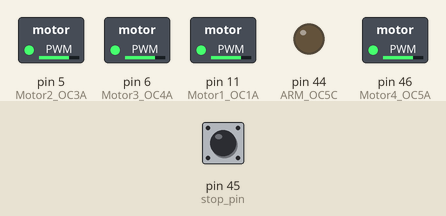
The sketch below on a simulated Arduino Mega 2560, built with avr-gcc and run on an emulated ATmega2560. Shown: switched loads named in the sketch (green lamp = pin HIGH), output pins drawn as LEDs (lit = HIGH). Dashed ring = blinking. Inputs (shaded band) come from the test bench; at power-on: pin 45 (stop_pin) HIGH. What the sketch prints to the serial monitor is not drawn.

Above: at 1.2 s.
1.3 s: pin 45 (stop_pin) pulled LOW for 0.15 s
At 2.5 s:
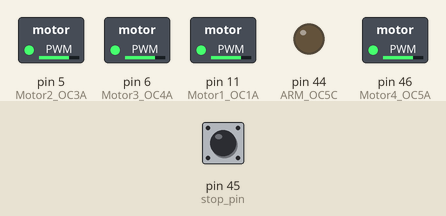
4.4 s: pin 45 (stop_pin) pulled LOW for 1 s
At 5.2 s:
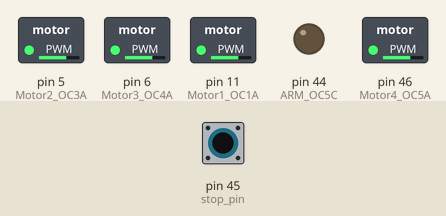
8.4 s: pin 45 (stop_pin) pulled LOW for 1 s
At 9.2 s:
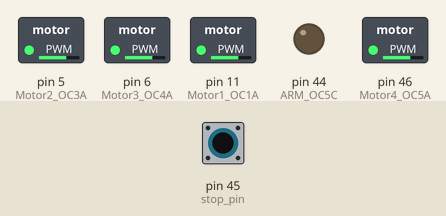
12.4 s: pin 45 (stop_pin) pulsed LOW 2 times (0.12 s each, 0.3 s apart)
At 12.61 s:
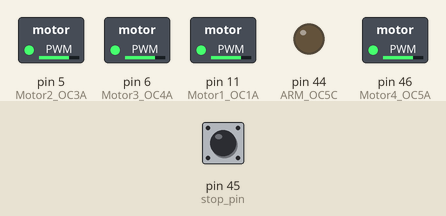
16.0 s: pin 45 (stop_pin) pulsed LOW 2 times (0.12 s each, 0.3 s apart)
At 17.7 s:
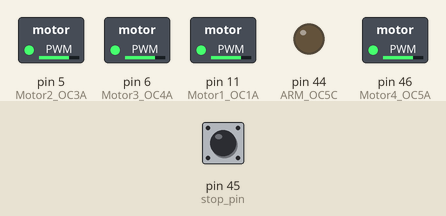
Timing chart, 0 to 19.2 s (numbered marks = the images above; inputs shaded):
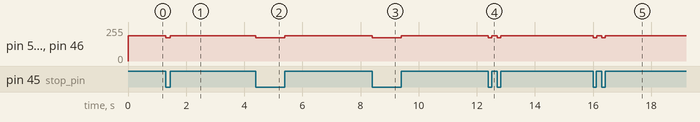

The sketch:

warmanspark.ino
```cpp
const unsigned int forwardDuty = 26368;
const unsigned int backDuty = 21888;
const unsigned int stallDuty = 24000;

int stop_pin = 45;

void setup() {
  // put your setup code here, to run once:
  Serial.begin(115200);

  pinMode(45, INPUT);

  pinMode(11, OUTPUT); //Motor1 OC1A
  output_compare_setup_motor1();

  pinMode(5, OUTPUT); // Motor2 OC3A
  output_compare_setup_motor2();

  pinMode(6, OUTPUT); // Motor3 OC4A
  output_compare_setup_motor3();

  pinMode(46, OUTPUT); // Motor4 OC5A
  output_compare_setup_motor4();

  pinMode(44, OUTPUT); // ARM OC5C
  output_compare_setup_arm();

}

void loop() {
//  forwards();
//  backwards();
//  left();
//  rotate_clockwise();
//  rotate_anticlockwise();
//  arm_clockwise();
//  arm_anticlockwise();

  if(!digitalRead(45)) {
    rotate_clockwise();
  } else {
    stall();
    Serial.println("stalled");
  }

}


void forwards() {
  setMotor1(backDuty);
  setMotor2(forwardDuty);
  setMotor3(backDuty);
  setMotor4(forwardDuty);
}

void backwards() {
  setMotor1(forwardDuty);
  setMotor2(backDuty);
  setMotor3(forwardDuty);
  setMotor4(backDuty);
}

void left() {
  setMotor1(forwardDuty);
  setMotor2(forwardDuty);
  setMotor3(backDuty);
  setMotor4(backDuty);
}

void rotate_clockwise() {
  setMotor1(backDuty);
  setMotor2(backDuty);
  setMotor3(backDuty);
  setMotor4(backDuty);
}

void rotate_anticlockwise() {
  setMotor1(forwardDuty);
  setMotor2(forwardDuty);
  setMotor3(forwardDuty);
  setMotor4(forwardDuty);
}

void rotate_180(int rotate_time) {
  for (int i = 0; i < rotate_time; i++) {
    setMotor1(forwardDuty);
    setMotor2(forwardDuty);
    setMotor3(forwardDuty);
    setMotor4(forwardDuty);
  }
}

void stall() {
  setMotor1(stallDuty);
  setMotor2(stallDuty);
  setMotor3(stallDuty);
  setMotor4(stallDuty);
}

void arm_clockwise() {
  engageArm(); // Drive motors all stopped, PIN 44 OC5C connected
  setMotorArm(3038);
}

void arm_anticlockwise() {
  engageArm();
  setMotorArm(2958);
}

void setMotor1(unsigned int duty) {
  OCR1A = duty;
}

void setMotor2(unsigned int duty) {
  OCR3A = duty;
}

void setMotor3(unsigned int duty) {
  OCR4A = duty;
}

void setMotor4(unsigned int duty) {
  OCR5A = duty;
}

void setMotorArm(unsigned int duty) {
  OCR5C = duty;
}

void engageArm() {
  /*
   * Engage Arm function disengages OC5A PIN 46 MOTOR 4
   * Engage Arm function engages OC5C PIN 44 ARM MOTOR
   * Engage Arm function stops all drive motors
   */
   noInterrupts();

   setMotor1(stallDuty);
   setMotor2(stallDuty);
   setMotor3(stallDuty);
   setMotor4(stallDuty);

   TCCR5A = 0b00001010; // Disable COM5A1:0, Enable COM5C1:0, Keep WGM

   TIMSK5 = 0b00001000; // Disable OC5A interrupt Enable OC5C interrupt

   interrupts();
}

void disengageArm() {
  /*
   * Disengage Arm function engages OC5A PIN 46 MOTOR 4
   * Disengage Arm function disengages OC5C PIN 44 ARM MOTOR
   */
   noInterrupts();

   TCCR5A = 0b10000010; // Disable COM5A1:0, Enable COM5C1:0, Keep WGM

   TIMSK5 = 0b00000010; // Enable OC5A interrupt Disable OC5C interrupt

   interrupts();
}

ISR(TIMER1_COMPA_vect) {
  OC1A_ISR();
}

ISR(TIMER3_COMPA_vect) {
  OC3A_ISR();
}

ISR(TIMER4_COMPA_vect) {
  OC4A_ISR();
}

ISR(TIMER5_COMPA_vect) {
  OC5A_ISR();
}

ISR(TIMER5_COMPC_vect) {
  OC5C_ISR();
}

void OC1A_ISR() {
  //Serial.println("aaaa");
  TIFR1 |= (1 << OCF1A);
}

void OC3A_ISR() {
  TIFR3 |= (1 << OCF3A);
}

void OC4A_ISR() {
  TIFR4 |= (1 << OCF4A);
}

void OC5A_ISR() {
  TIFR5 |= (1 << OCF5A);
}

void OC5C_ISR() {
  TIFR5 |= (1 << OCF5C);
}

/* MOTOR1, PIN 11, OC1A */
void output_compare_setup_motor1() {
  /*
   * This function configures Timer Registers 1, 3, 4, 5 for output compare mode
   * Desired PWM period is 5ms, duty cycle lasting 1 to 2ms, 1.5ms being neutral
   * 16 MHz oscillator, Prescaler of 8
   * Effective Timer Clock is 2 MHz, TCNT increments every 0.5 us
   *
   * Desired PERIOD is 5ms, OR 10000 clock cycles
   * Desired DUTY is 1ms to 2ms (2000 to 4000 cycles)
   * NEUTRAL DUTY is 1.5ms (3000 cycles)
   *
   * Timer n is set to Fast PWM mode
   *
   */
  noInterrupts(); // Disable interrupts

  // Clear Timers
  TCNT1 = 0; // Clear TCNT

  // Clear Control Registers
  TCCR1A = 0;
  TCCR1B = 0;
  TCCR1C = 0;

  TCCR1A |= (1 << COM1A1) | (1 << WGM11);
  TCCR1B |= (1 << WGM13) | (1 << WGM12) | (1 << CS10); // Set to Fast PWM mode, and prescaler 1

  ICR1 = 32000; // Setting the TOP of the signal, 2ms, 32000 cycles

  OCR1A = 24000; //

  TIMSK1 |= (1 << OCIE1A); // Enable interrupts on compare nA

  interrupts(); // Enable interrupts
}

/* MOTOR2, PIN 5, OC3A */
void output_compare_setup_motor2() {
  /*
   * This function configures Timer Registers 1, 3, 4, 5 for output compare mode
   * Desired PWM period is 5ms, duty cycle lasting 1 to 2ms, 1.5ms being neutral
   * 16 MHz oscillator, Prescaler of 8
   * Effective Timer Clock is 2 MHz, TCNT increments every 0.5 us
   *
   * Desired PERIOD is 5ms, OR 10000 clock cycles
   * Desired DUTY is 1ms to 2ms (2000 to 4000 cycles)
   * NEUTRAL DUTY is 1.5ms (3000 cycles)
   *
   * Timer n is set to Fast PWM mode
   *
   */
  noInterrupts(); // Disable interrupts

  // Clear Timers
  TCNT3 = 0; // Clear TCNT

  // Clear Control Registers
  TCCR3A = 0;
  TCCR3B = 0;
  TCCR3C = 0;

  TCCR3A |= (1 << COM3A1) | (1 << WGM31);
  TCCR3B |= (1 << WGM33) | (1 << WGM32) | (1 << CS30); // Set to Fast PWM mode, and prescaler 1

  ICR3 = 32000; // Setting the TOP of the signal, 5ms, 10000 cycles

  OCR3A = 24000; //

  TIMSK3 |= (1 << OCIE3A); // Enable interrupts on compare nA

  interrupts(); // Enable interrupts
}

/* MOTOR3, PIN 6, OC4A */
void output_compare_setup_motor3() {
  /*
   * This function configures Timer Registers 1, 3, 4, 5 for output compare mode
   * Desired PWM period is 5ms, duty cycle lasting 1 to 2ms, 1.5ms being neutral
   * 16 MHz oscillator, Prescaler of 8
   * Effective Timer Clock is 2 MHz, TCNT increments every 0.5 us
   *
   * Desired PERIOD is 5ms, OR 10000 clock cycles
   * Desired DUTY is 1ms to 2ms (2000 to 4000 cycles)
   * NEUTRAL DUTY is 1.5ms (3000 cycles)
   *
   * Timer n is set to Fast PWM mode
   *
   */
  noInterrupts(); // Disable interrupts

  // Clear Timers
  TCNT4 = 0; // Clear TCNT

  // Clear Control Registers
  TCCR4A = 0;
  TCCR4B = 0;
  TCCR4C = 0;

  TCCR4A |= (1 << COM4A1) | (1 << WGM41);
  TCCR4B |= (1 << WGM43) | (1 << WGM42) | (1 << CS40); // Set to Fast PWM mode, and prescaler 1

  ICR4 = 32000; // Setting the TOP of the signal, 5ms, 10000 cycles

  OCR4A = 24000; //

  TIMSK4 |= (1 << OCIE4A); // Enable interrupts on compare nA

  interrupts(); // Enable interrupts
}

/* MOTOR4, PIN 46, OC5A */
void output_compare_setup_motor4() {
  /*
   * This function configures Timer Registers 1, 3, 4, 5 for output compare mode
   * Desired PWM period is 5ms, duty cycle lasting 1 to 2ms, 1.5ms being neutral
   * 16 MHz oscillator, Prescaler of 8
   * Effective Timer Clock is 2 MHz, TCNT increments every 0.5 us
   *
   * Desired PERIOD is 5ms, OR 10000 clock cycles
   * Desired DUTY is 1ms to 2ms (2000 to 4000 cycles)
   * NEUTRAL DUTY is 1.5ms (3000 cycles)
   *
   * Timer n is set to Fast PWM mode
   *
   */
  noInterrupts(); // Disable interrupts

  // Clear Timers
  TCNT5 = 0; // Clear TCNT

  // Clear Control Registers
  TCCR5A = 0;
  TCCR5B = 0;
  TCCR5C = 0;

  TCCR5A |= (1 << COM5A1) | (1 << WGM51);
  TCCR5B |= (1 << WGM53) | (1 << WGM52) | (1 << CS50); // Set to Fast PWM mode, and prescaler 1

  ICR5 = 32000; // Setting the TOP of the signal, 5ms, 10000 cycles

  OCR5A = 24000; //

  TIMSK5 |= (1 << OCIE5A); // Enable interrupts on compare nA

  interrupts(); // Enable interrupts
}

/* ARM, PIN 44, OC5C */
void output_compare_setup_arm() {
  /*
   * This function configures Timer Registers 1, 3, 4, 5 for output compare mode
   * Desired PWM period is 5ms, duty cycle lasting 1 to 2ms, 1.5ms being neutral
   * 16 MHz oscillator, Prescaler of 8
   * Effective Timer Clock is 2 MHz, TCNT increments every 0.5 us
   *
   * Desired PERIOD is 5ms, OR 10000 clock cycles
   * Desired DUTY is 1ms to 2ms (2000 to 4000 cycles)
   * NEUTRAL DUTY is 1.5ms (3000 cycles)
   *
   * Timer n is set to Fast PWM mode
   *
   */
  noInterrupts(); // Disable interrupts

  // TCCR5A |= (1 << COM5C1);

  // ICR5 = 10000; // Setting the TOP of the signal, 5ms, 10000 cycles

  OCR5B = 3000; //

  // TIMSK5 |= (1 << OCIE5B); // Enable interrupts on compare nA

  interrupts(); // Enable interrupts
}
```

Measured:
- after the input at 1.3 s, pin 5 (Motor2_OC3A), pin 6 (Motor3_OC4A), pin 11 (Motor1_OC1A), pin 46 (Motor4_OC5A): 191/255 → 174/255 at once, → 191/255 0.15 s later
- after the input at 4.4 s, pin 5 (Motor2_OC3A), pin 6 (Motor3_OC4A), pin 11 (Motor1_OC1A), pin 46 (Motor4_OC5A): 191/255 → 174/255 at once, → 191/255 1.0 s later
- after the input at 8.4 s, pin 5 (Motor2_OC3A), pin 6 (Motor3_OC4A), pin 11 (Motor1_OC1A), pin 46 (Motor4_OC5A): 191/255 → 174/255 at once, → 191/255 1.0 s later
- after the input at 12.4 s, pin 5 (Motor2_OC3A), pin 6 (Motor3_OC4A), pin 11 (Motor1_OC1A), pin 46 (Motor4_OC5A): alternates 191/255 for 0.18 s and 174/255 for 0.12 s, 4 changes in all, then stays 191/255, starting at once
- after the input at 16.0 s, pin 5 (Motor2_OC3A), pin 6 (Motor3_OC4A), pin 11 (Motor1_OC1A), pin 46 (Motor4_OC5A): alternates 191/255 for 0.18 s and 174/255 for 0.12 s, 4 changes in all, then stays 191/255, starting at once
